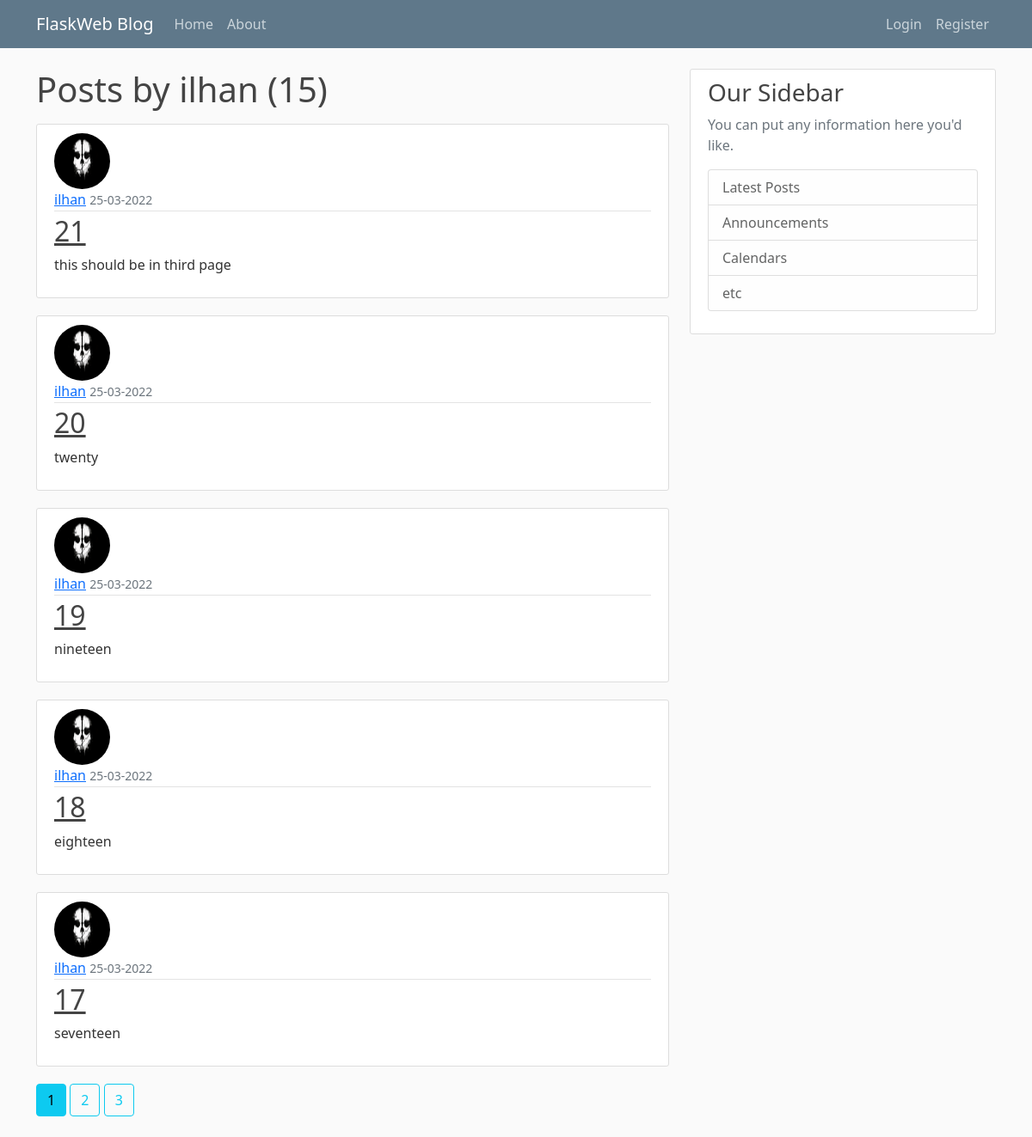
The page /user/ilhan on the database its author committed.
### flaskweb/models.py (models this page shows, shortened)
class User(db.Model, UserMixin):
    id = db.Column(db.Integer, primary_key=True)
    username = db.Column(db.String(20), unique=True, nullable=False)
    email = db.Column(db.String(120), unique=True, nullable=False)
    image_file = db.Column(db.String(20), default='default.jpg', nullable=False)
    password = db.Column(db.String(60), nullable=False)
    posts = db.relationship('Post', backref='author', lazy=True)

class Post(db.Model):
    id = db.Column(db.Integer, primary_key=True)
    title = db.Column(db.String(100), nullable=False)
    date_posted = db.Column(db.DateTime, nullable=False, default=datetime.utcnow)
    content = db.Column(db.Text, nullable=False)
    user_id = db.Column(db.Integer, db.ForeignKey('user.id'), nullable=False)

### flaskweb/routes.py (the view)
@app.route('/user/<string:username>')
def user_posts(username):
    page = request.args.get('page', 1, type=int)
    user = User.query.filter_by(username=username).first_or_404()
    posts = Post.query.filter_by(author=user)\
        .order_by(Post.date_posted.desc()).paginate(page=page, per_page=5)
    return render_template("user_posts.html", posts=posts, user=user)

### flaskweb/templates/user_posts.html
{% extends "layout.html" %}
{% block content %}
     <h1 class="mb-3">Posts by {{ user.username }} ({{ posts.total }})</h1>
    {% for post in posts.items %}
        <article class="media content-section">
          <img class="rounded-circle article-img" src="{{ url_for('static', filename='profile_pics/' + post.author.image_file) }}">
          <div class="media-body">
            <div class="article-metadata">
              <a class="mr-2" href="{{ url_for('user_posts', username=post.author.username) }}">{{ post.author.username }}</a>
              <small class="text-muted">{{ post.date_posted.strftime('%d-%m-%Y') }}</small>
            </div>
            <h2><a class="article-title" href="{{ url_for('post', post_id=post.id) }}">{{ post.title }}</a></h2>
            <p class="article-content">{{ post.content }}</p>
          </div>
        </article>
    {% endfor %}
    {% for page_num in posts.iter_pages(left_edge=1, right_edge=1, left_current=1, right_current=3) %}
      {% if page_num %}
        {% if posts.page == page_num %}
          <a class="btn btn-info mb-4" href="{{ url_for('user_posts', username=user.username, page=page_num) }}">{{ page_num }}</a>
        {% else %}
          <a class="btn btn-outline-info mb-4" href="{{ url_for('user_posts', username=user.username, page=page_num) }}">{{ page_num }}</a>
        {% endif %}
      {% else %}
        ...
      {% endif %}
    {% endfor %}
{% endblock content %}

### flaskweb/static/main.css (style rules this page uses)
body { background: #fafafa; color: #333333; margin-top: 5rem; }
h1, h2, h3, h4, h5, h6 { color: #444444; }
.content-section { background: #ffffff; padding: 10px 20px; border: 1px solid #dddddd; border-radius: 3px; margin-bottom: 20px; }
.article-title { color: #444444; }
.article-content { white-space: pre-line; }
.article-img { height: 65px; width: 65px; margin-right: 16px; }
.article-metadata { padding-bottom: 1px; margin-bottom: 4px; border-bottom: 1px solid #e3e3e3 }

### rows shown on the page
User: username "ilhan"
Post: image_file (picture), author.username "ilhan", date_posted "25-03-2022", title "21", content "this should be in third page"
Post: image_file (picture), author.username "ilhan", date_posted "25-03-2022", title "20", content "twenty"
Post: image_file (picture), author.username "ilhan", date_posted "25-03-2022", title "19", content "nineteen"
Post: image_file (picture), author.username "ilhan", date_posted "25-03-2022", title "18", content "eighteen"
Post: image_file (picture), author.username "ilhan", date_posted "25-03-2022", title "17", content "seventeen"

### other values the page prints
{{ posts.total }} "15"
{{ page_num }} "1"
{{ page_num }} "2" "3"
